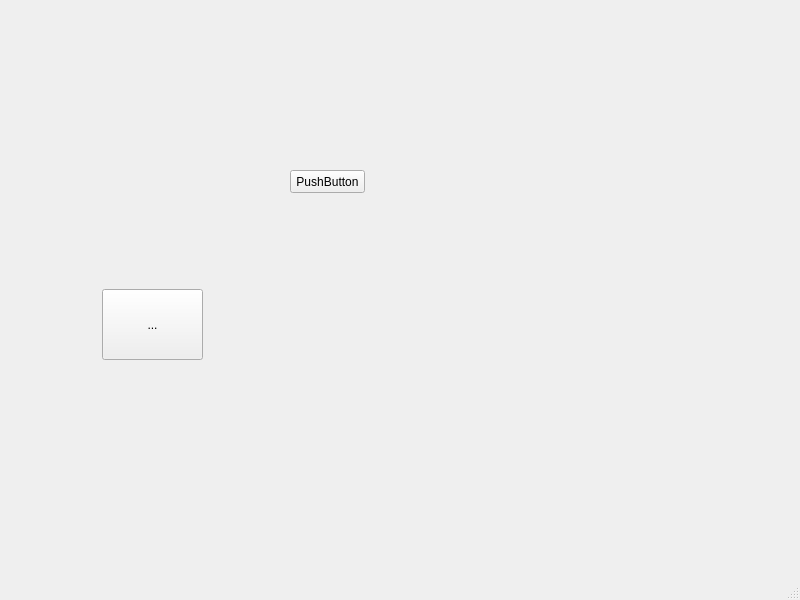
<?xml version="1.0" encoding="UTF-8"?>
<ui version="4.0">
 <class>MainWindow</class>
 <widget class="QMainWindow" name="MainWindow">
  <property name="geometry">
   <rect>
    <x>0</x>
    <y>0</y>
    <width>800</width>
    <height>600</height>
   </rect>
  </property>
  <property name="windowTitle">
   <string>MainWindow</string>
  </property>
  <widget class="QWidget" name="centralwidget">
   <widget class="QPushButton" name="pushButton">
    <property name="geometry">
     <rect>
      <x>290</x>
      <y>170</y>
      <width>75</width>
      <height>23</height>
     </rect>
    </property>
    <property name="text">
     <string>PushButton</string>
    </property>
   </widget>
   <widget class="QToolButton" name="toolButton">
    <property name="geometry">
     <rect>
      <x>102</x>
      <y>289</y>
      <width>101</width>
      <height>71</height>
     </rect>
    </property>
    <property name="text">
     <string>...</string>
    </property>
   </widget>
  </widget>
  <widget class="QMenuBar" name="menubar">
   <property name="geometry">
    <rect>
     <x>0</x>
     <y>0</y>
     <width>800</width>
     <height>22</height>
    </rect>
   </property>
  </widget>
  <widget class="QStatusBar" name="statusbar"/>
 </widget>
 <resources/>
 <connections/>
</ui>
